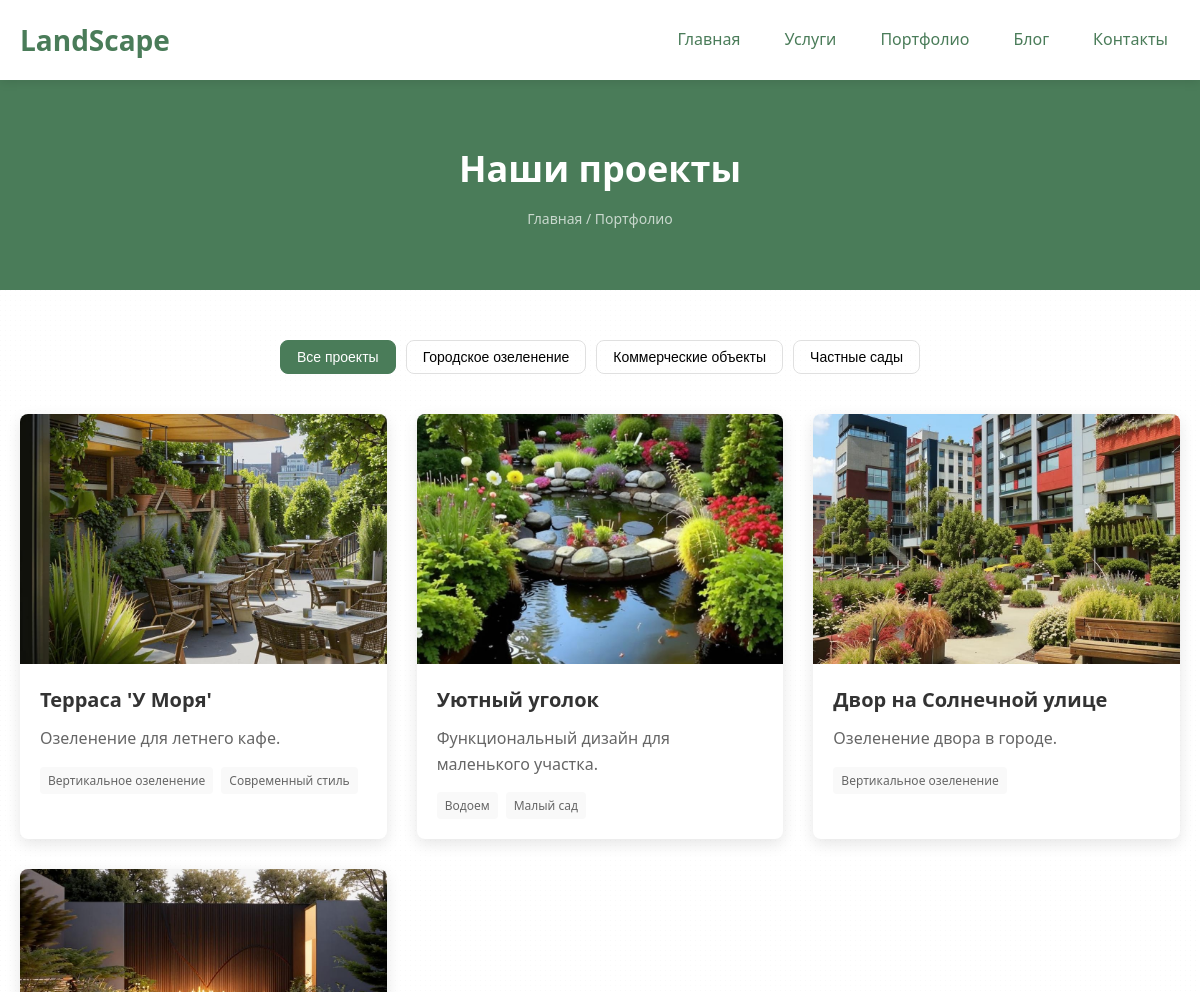
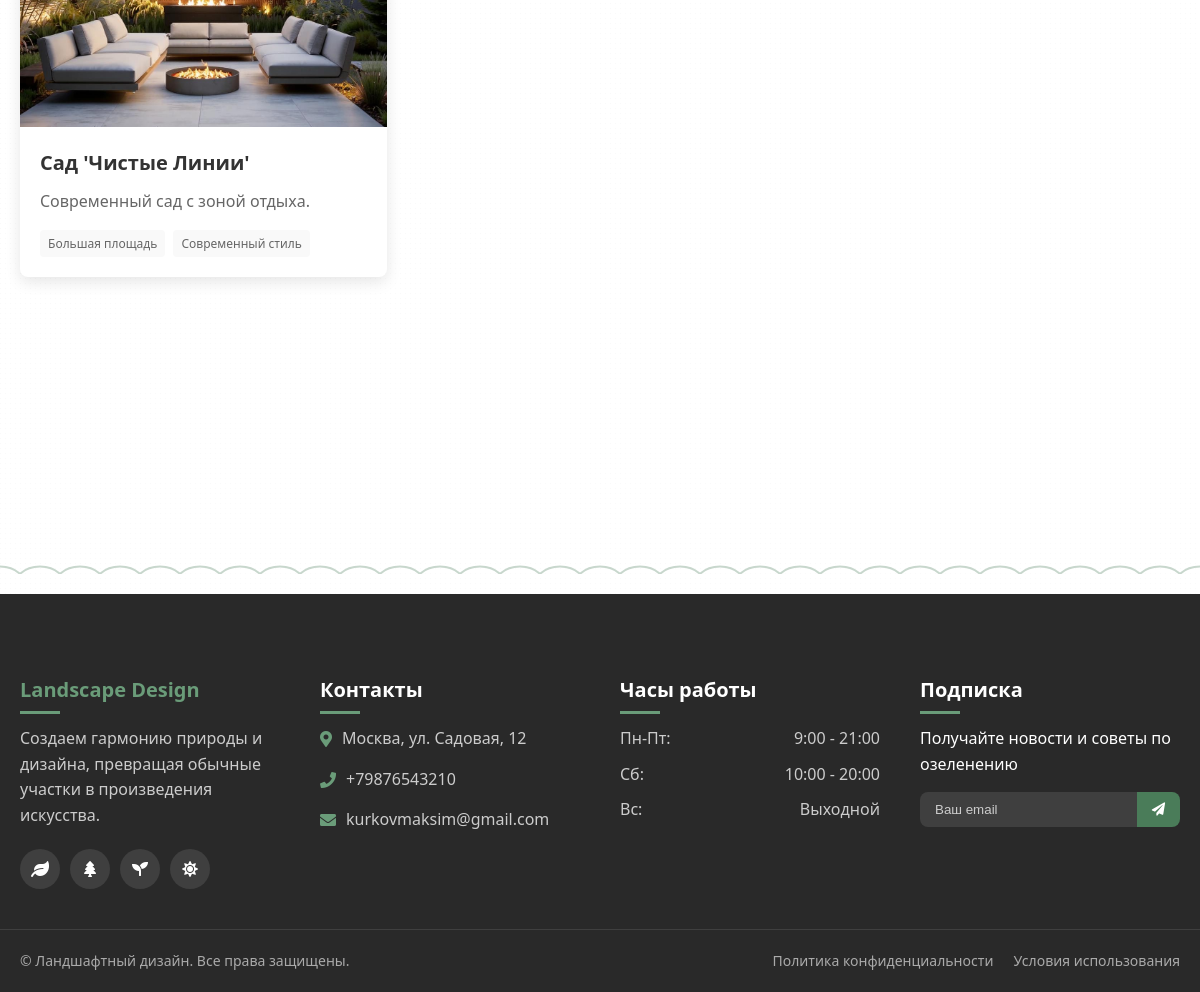
The page /portfolio/ on the database its author committed (2 pictures, top to bottom).
### landscape_design_app/models.py (models this page shows, shortened)
class PortfolioCategory(models.Model):
    name = models.CharField(max_length=100, verbose_name="Название категории")
    slug = models.SlugField(unique=True, verbose_name="URL slug")
    class Meta:
        verbose_name = "Категория портфолио"
        verbose_name_plural = "Категории портфолио"
        ordering = ['name']

class PortfolioProject(models.Model):
    title = models.CharField(max_length=200, verbose_name="Название проекта")
    description = models.TextField(verbose_name="Описание", blank=True)
    preview = models.TextField(verbose_name="Краткое описание", blank=True)
    category = models.ForeignKey(
        PortfolioCategory,
        on_delete=models.SET_NULL,
        null=True,
        blank=True,
        related_name='projects',
        verbose_name="Категория"
    )
    tags = models.ManyToManyField(
        PortfolioTag,
        related_name='projects',
        blank=True,
        verbose_name="Теги"
    )
    area = models.DecimalField(
        max_digits=7,
        decimal_places=1,
        verbose_name="Площадь (соток)",
        default=0.0
    )
    style = models.CharField(max_length=100, verbose_name="Стиль", blank=True)
    duration = models.IntegerField(verbose_name="Срок реализации (месяцев)", null=True, blank=True)
    year = models.PositiveIntegerField(verbose_name="Год", null=True, blank=True)
    is_published = models.BooleanField(default=True, verbose_name="Опубликовано")
    created_at = models.DateTimeField(auto_now_add=True, verbose_name="Дата создания")
    class Meta:
        verbose_name = "Проект портфолио"
        verbose_name_plural = "Проекты портфолио"
        ordering = ['-created_at']

class PortfolioTag(models.Model):
    name = models.CharField(max_length=50, unique=True, verbose_name="Название тега")
    slug = models.SlugField(unique=True, verbose_name="URL slug", blank=True)
    class Meta:
        verbose_name = "Тег портфолио"
        verbose_name_plural = "Теги портфолио"
        ordering = ['name']

### landscape_design_app/views.py (the view)
# urls.py: path('portfolio/', views.portfolio, name='portfolio'),
def portfolio(request):
    projects = PortfolioProject.objects.all()
    categories = PortfolioCategory.objects.all()
    return render(request, 'portfolio.html', {'portfolio': projects, 'portfolio_categories': categories})

### templates/portfolio.html (shortened to what this page needs)
{% extends 'base.html' %}
{% load static %}
{% block content %}
<main>
    <div class="page-header">
        <h1>Наши проекты</h1>
        <div class="breadcrumbs">
            <a href="{% url 'index' %}">Главная</a> / <span>Портфолио</span>
        </div>
    </div>
    <div class="container">
        <div class="portfolio-filters">
            <button class="portfolio-filter active" data-filter="all">Все проекты</button>
            {% for category in portfolio_categories %}
            <button class="portfolio-filter" data-filter="{{ category.slug }}">{{ category.name }}</button>
            {% empty %}
                <p>Нет категорий.</p>
            {% endfor %}
        </div>
        <div class="portfolio-gallery">
            {% for project in portfolio %}
            <div class="portfolio-item" {% if project.category %}data-category="{{ project.category.slug }}"{% else %}data-category="uncategorized"{% endif %}>
                <div class="portfolio-item-image">
                </div>
                <div class="portfolio-item-content">
                    <h2>{{ project.title }}</h2>
                    <p>{{ project.preview }}</p>
                    <div class="portfolio-item-tags">
                        {% for tag in project.tags.all %}
                            <a href="?tag={{ tag.slug }}" class="portfolio-tag">{{ tag.name }}</a>
                        {% endfor %}
                    </div>
                </div>
            </div>
            {% empty %}
                <p>Пока нет проектов для отображения.</p>
            {% endfor %}
        </div>
    </div>
</main>
{% endblock %}

### static/css/style.css (style rules this page uses)
:root { --primary-color: #4a7c59; --primary-color-light: #6a9c79; --primary-color-dark: #345e43; --secondary-color: #ffd166; --accent-color: #ef476f; --text-color: #333333; --text-light: #666666; --text-lighter: #999999; --background-light: #f9f9f9; --background-white: #ffffff; --background-dark: #292929; --border-color: #e0e0e0; --success-color: #5cb85c; --error-color: #d9534f; --shadow-color: rgba(0, 0, 0, 0.1); --transition-speed: 0.3s; --border-radius: 8px; --container-width: 1200px; }
* { margin: 0; padding: 0; box-sizing: border-box; }
body { font-family: 'Segoe UI', Tahoma, Geneva, Verdana, sans-serif; color: var(--text-color); line-height: 1.6; background-color: var(--background-light); background-attachment: fixed; }
main { flex: 1; }
a { color: var(--primary-color); text-decoration: none; transition: color var(--transition-speed); }
.container { max-width: var(--container-width); margin: 0 auto; padding: 0 20px; }
.page-header { padding: 60px 0; text-align: center; background-color: var(--primary-color); color: white; margin-bottom: 50px; position: relative; }
.page-header h1 { font-size: 36px; margin-bottom: 10px; }
.breadcrumbs { font-size: 14px; color: rgba(255, 255, 255, 0.7); }
.breadcrumbs a { color: rgba(255, 255, 255, 0.7); transition: color var(--transition-speed); }
.portfolio-filters { display: flex; justify-content: center; flex-wrap: wrap; gap: 10px; margin-bottom: 40px; }
.portfolio-filter { padding: 8px 16px; background-color: transparent; border: 1px solid var(--border-color); border-radius: var(--border-radius); cursor: pointer; transition: all var(--transition-speed); font-size: 14px; }
.portfolio-filter:hover, .portfolio-filter.active { background-color: var(--primary-color); color: white; border-color: var(--primary-color); }
.portfolio-gallery { display: grid; grid-template-columns: repeat(auto-fill, minmax(350px, 1fr)); gap: 30px; margin-bottom: 50px; }
.portfolio-item { border-radius: var(--border-radius); overflow: hidden; box-shadow: 0 5px 15px var(--shadow-color); transition: transform var(--transition-speed); background-color: var(--background-white); }
.portfolio-item-image { position: relative; overflow: hidden; height: 250px; }
.portfolio-item-content { padding: 20px; }
.portfolio-item-content h2 { margin-bottom: 10px; font-size: 20px; }
.portfolio-item-content p { color: var(--text-light); margin-bottom: 15px; }
.portfolio-item-tags { display: flex; flex-wrap: wrap; gap: 8px; }
.portfolio-tag { font-size: 12px; background-color: var(--background-light); padding: 4px 8px; border-radius: 4px; color: var(--text-light); }

### rows shown on the page
PortfolioCategory: name "Городское озеленение"
PortfolioCategory: name "Коммерческие объекты"
PortfolioCategory: name "Частные сады"
PortfolioProject: title "Терраса 'У Моря'", preview "Озеленение для летнего кафе."
PortfolioTag: name "Вертикальное озеленение"
PortfolioTag: name "Современный стиль"
PortfolioProject: title "Уютный уголок", preview "Функциональный дизайн для маленького участка."
PortfolioTag: name "Водоем"
PortfolioTag: name "Малый сад"
PortfolioProject: title "Двор на Солнечной улице", preview "Озеленение двора в городе."
PortfolioProject: title "Сад 'Чистые Линии'", preview "Современный сад с зоной отдыха."
PortfolioTag: name "Большая площадь"
